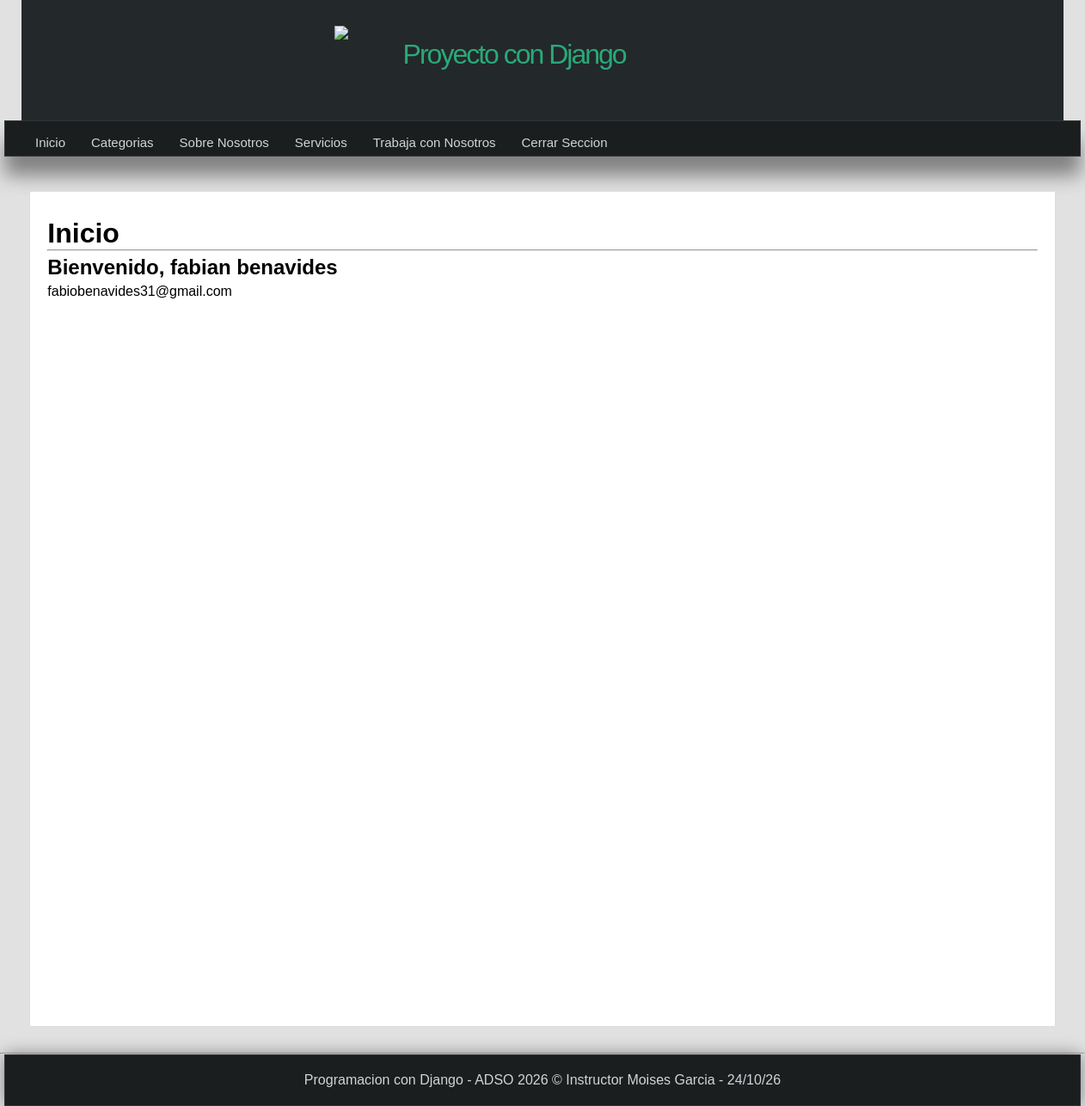
The app's page / (signed in) with its own data.
### pages/models.py (models this page shows, shortened)
class Page(models.Model): # Heredamos de models
    title = models.CharField(max_length=50, verbose_name="Título")
    content = RichTextField(verbose_name="Contenido")
    slug = models.CharField(unique=True, max_length=150, verbose_name="URL amigable") # url que va tener la pagina
    visible = models.BooleanField(verbose_name="¿Visible?")
    order = models.IntegerField(default=0, verbose_name="Orden")
    created_at = models.DateTimeField(auto_now_add=True, verbose_name="Creación:")
    updated_at = models.DateTimeField(auto_now_add=True, verbose_name="Actualización:")
    class Meta:
        verbose_name = "Página"
        verbose_name_plural = "Páginas"

### mainapp/views.py (the view)
# urls.py: path('', views.index, name="index"),
def index(request):
    return render(request, 'mainapp/index.html', {
        'title': 'Inicio'
    })

### blog/processor.py (called while the page is built)
def get_categories(request):
    categories_in_use = Article.objects.filter(public=True).values_list('categories', flat=True)
    categories = Category.objects.filter(id__in=categories_in_use).values_list('id', 'name')
    return {
        'categories': categories,
        'ids' : categories_in_use
    }

### pages/context_processors.py (called while the page is built)
def get_pages(request):
    pages = Page.objects.filter(visible=True).order_by('order').values_list('id', 'title', 'slug')
    return {
        'pages': pages
    }

### mainapp/templates/mainapp/index.html (shortened to what this page needs)
{% extends 'layouts/layout.html'%}
{% block content%}
    <h1>{{title}}</h1>
<hr/>
    {% if user.email %}
        <h2>Bienvenido, {{request.user.first_name}} {{user.last_name}}</h2>
        <p>
            {{user.email}}
        </p>
    {% else %}
    <h2>Identificate para mas informacion</h2>
    {% endif %}
{% endblock %}

### mainapp/templates/layouts/layout.html (shortened to what this page needs)
{% load static %}
<!DOCTYPE html>
<html lang="es">
<head>
     {% load static %}
    <link rel="stylesheet" type="text/css" href="{% static 'css/styles.css'%}"/>
</head>
<body>
    <header>
        <div id="logotipo">
            <img src="{% static 'images/django.png' %}"/>
        <h1>Proyecto con  Django</h1>
        </div>
    </header>
    <nav>
        <ul>
            <li>
                <a href= "{% url 'index' %}">Inicio</a>
            </li>
            {% if user.email %}
                <li>
                    <a href= "{% url 'list_articles' %}">Categorias</a>
              </li>
                {% for page in pages %}
                <li>
                    <a href="{% url 'page' page.2 %}">{{page.1}}</a>
                </li>
                {% endfor %}
                  <li>
                    <a href= "{% url 'logout' %}">Cerrar Seccion</a>
                </li>
            {% endif %}
       </ul>
    </nav>
    <div id="content">
        <div class="box">
            {% block content %}{% endblock %}
        </div>
    </div>
    <hr>
    <footer>
       Programacion con Django - ADSO 2026 &copy; Instructor Moises Garcia - {% now "d/m/y" %}
    </footer>
</body>
</html>

### mainapp/static/css/styles.css (style rules this page uses)
* { margin: 0px; padding:0%; font-family:Arial, Helvetica, sans-serif; text-decoration: none; }
p, h2, h3, ul { margin-top: 5px; margin-bottom: 5px; }
ul,ol { margin-left: 20px; margin-bottom: 10px; }
body { background-color: #E1E1E1; }
header { width: 1212px; height: 140px; background-color: #23282B; margin: 0px auto; }
#logotipo { width: 40%; height: 130px; margin: 0px auto; padding-top: 10px; }
#logotipo img { display: block; width: 60px; float: left; margin-top: 20px; }
#logotipo h1 { display: block; float: left; margin-top: 35px; margin-left: 20px; letter-spacing: -2px; font-weight: lighter; color: #2ba977; }
nav { width: 1250px; height: 40px; background-color: #1b1e1f; border: 1px solid #333; margin: 0px auto; box-shadow: 0px 22px 22px gray; font-size: 15px; }
nav ul { list-style: none; text-decoration: 40px; }
nav > ul > li { line-height: 40px; float: left; }
nav > ul > li > a { display: block; padding-left: 15px; padding-right: 15px; color: #d1d4d6; }
#content { width: 1212px; min-height: 930px; margin: 0px auto; margin-bottom: 30px; margin-top: 40px; }
.box { background:white; min-height: 930px; width: 95%; padding: 20px; border:1px solid #ddd; border-radius: 2px; margin: 0px auto; }
footer { width: 1250px; background-color: #1b1e1f; border: 1px solid #333; color: #d1d4d6; text-align: center; padding-top: 20px; margin: 0px auto; padding-bottom: 20px; box-shadow: 0px 0px 20px gray; }

### records on screen
Page: title "Sobre Nosotros"
Page: title "Servicios"
Page: title "Trabaja con Nosotros"

### other values on screen
{{ title }} "Inicio"
{{ request.user.first_name }} "fabian"
{{ user.last_name }} "benavides"
{{ user.email }} "fabiobenavides31@gmail.com"
